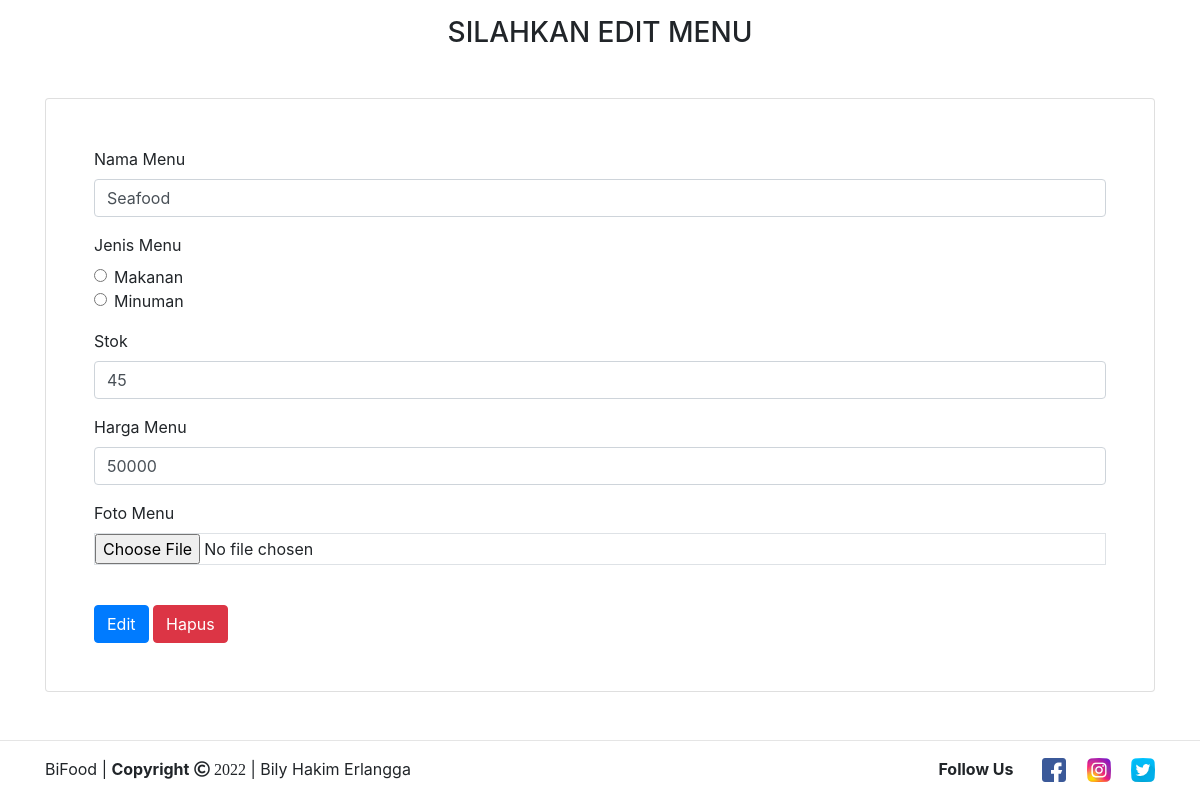
/edit_menu.php?id_menu=9, run on the app's committed database.
### tables this page shows
CREATE TABLE `produk` (
  `id_menu` int(50) NOT NULL,
  `nama_menu` varchar(50) NOT NULL,
  `jenis_menu` varchar(50) NOT NULL,
  `stok` int(50) NOT NULL,
  `harga` int(50) NOT NULL,
  `gambar` varchar(100) NOT NULL
);

### edit_menu.php (the view, shortened to what this page needs)
<?php
include('koneksi.php');
$id_menu = $_GET['id_menu'];
$ambil = mysqli_query($koneksi, "SELECT * FROM produk WHERE id_menu='$id_menu'");
$result = mysqli_fetch_all($ambil, MYSQLI_ASSOC);
?>
<!DOCTYPE html>
<html lang="en">
<head>
    <link rel="stylesheet" href="https://cdn.jsdelivr.net/npm/bootstrap@4.6.1/dist/css/bootstrap.min.css">
    <link rel="stylesheet" type="text/css" href="assets/css/bootstrap.min.css">
    <link rel="stylesheet" type="text/css" href="assets/fontawesome/css/all.min.css">
</head>
<body>
  <div class="container">
    <h3 class="text-center mt-3 mb-5">SILAHKAN EDIT MENU</h3>
    <div class="card p-5 mb-5">
      <form method="POST" action="edit.php" enctype="multipart/form-data">
        <div class="form-group">
          <label for="menu1">Nama Menu</label>
          <input type="text" class="form-control" id="menu1" name="nama_menu" value="<?php echo $result[0]['nama_menu'] ?>">
        </div>
        <div class="form-group">
          <label for="#">Jenis Menu</label>
          <div class="form-check">
            <label class="form-check-label">
              <input type="radio" class="form-check-input" name="jenis_menu" value="Makanan">Makanan
            </label>
          </div>
          <div class="form-check">
            <label class="form-check-label">
              <input type="radio" class="form-check-input" value="Minuman" name="jenis_menu">Minuman
            </label>
          </div>
         </div>
        <div class="form-group">
          <label for="stok1">Stok</label>
          <input type="text" class="form-control" id="stok1" name="stok" value="<?php echo $result[0]['stok'] ?>">
        </div>
        <div class="form-group">
          <label for="harga1">Harga Menu</label>
          <input type="text" class="form-control" id="harga1" name="harga" value="<?php echo $result[0]['harga'] ?>">
        </div>
        <div class="form-group">
          <label for="gambar">Foto Menu</label>
          <input type="file" class="form-control-file border" id="gambar" name="gambar">
        </div><br>
        <button type="submit" class="btn btn-primary" name="tambah">Edit</button>
        <button type="reset" class="btn btn-danger" name="reset">Hapus</button>
  </div>
  </div>
   <hr class="footer">
      <div class="container">
        <div class="row footer-body">
          <div class="col-md-6">
          <div class="copyright">
          BiFood | <strong>Copyright</strong> <i class="far fa-copyright"> 2022</i> | Bily Hakim Erlangga</p>
          </div>
          </div>
          <div class="col-md-6 d-flex justify-content-end">
          <div class="icon-contact">
          <label class="font-weight-bold">Follow Us </label>
          <a href="#"><img src="assets/images/Icon/fb.png" class="mr-3 ml-4" data-toggle="tooltip" title="Facebook"></a>
          <a href="#"><img src="assets/images/icon/ig.png" class="mr-3" data-toggle="tooltip" title="Instagram"></a>
          <a href="#"><img src="assets/images/icon/twitter.png" class="" data-toggle="tooltip" title="Twitter"></a>
        </div>
          </div>
        </div>
      </div>
</body>
</html>

### data on the page
produk: nama_menu "Seafood", stok "45", harga "50000"
